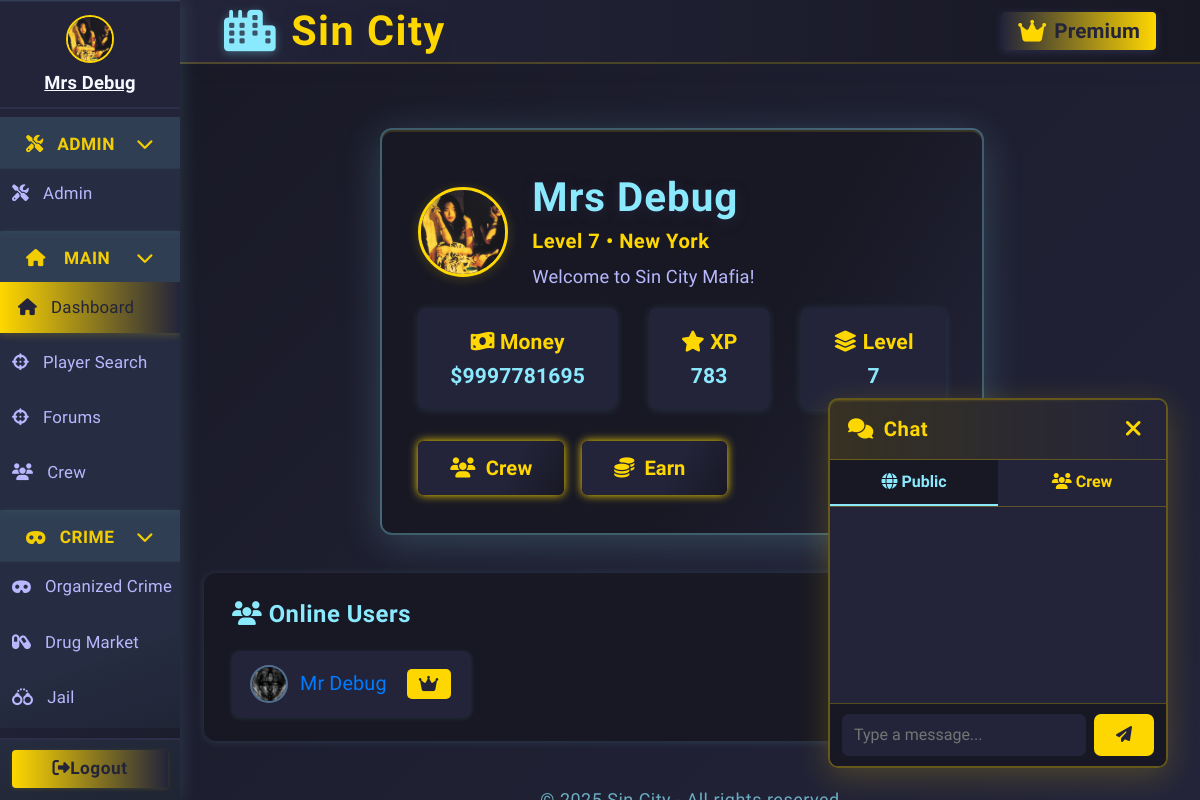
The page /dashboard (signed in) on the database its author committed.
### app.py (models this page shows, shortened)
class Character(db.Model):
    __tablename__ = 'character'
    id = db.Column(db.Integer, primary_key=True)
    user_id = db.Column(db.Integer, db.ForeignKey('user.id'), nullable=True)
    user = db.relationship('User', backref='linked_character', foreign_keys=[user_id])
    name = db.Column(db.String(64), unique=True, nullable=False)
    health = db.Column(db.Integer, default=100)
    money = db.Column(db.Integer, default=250)
    level = db.Column(db.Integer, default=1)
    xp = db.Column(db.Integer, default=0)
    last_crime_time = db.Column(db.DateTime, nullable=True)
    last_travel_time = db.Column(db.DateTime, nullable=True)
    city = db.Column(db.String(64), default="New York")
    gun_id = db.Column(db.Integer, db.ForeignKey('shop_item.id'))
    gun = db.relationship('ShopItem', foreign_keys=[gun_id])
    in_jail = db.Column(db.Boolean, default=False)
    jail_until = db.Column(db.DateTime, nullable=True)
    crime_group_id = db.Column(db.Integer, db.ForeignKey('organized_crime.id'))
    crime_group = db.relationship("OrganizedCrime", back_populates="members", foreign_keys=[crime_group_id])
    master_id = db.Column(db.Integer, db.ForeignKey('user.id'))
    equipped_gun_id = db.Column(db.Integer, db.ForeignKey('gun.id'), nullable=True)
    equipped_gun = db.relationship('Gun', foreign_keys=[equipped_gun_id])
    earn_streak = db.Column(db.Integer, default=0)
    last_earned = db.Column(db.DateTime, nullable=True)
    is_alive = db.Column(db.Boolean, default=True)
    profile_image = db.Column(db.String(255), nullable=True)
    crew = db.Column(db.Integer, db.ForeignKey('crew.id'), nullable=True)
    crew_id = db.Column(db.Integer, db.ForeignKey('crew.id'))
    linked_user = db.relationship('User', foreign_keys=[user_id], overlaps="linked_character,linked_characters,user")
    crew = db.relationship('Crew', backref='characters')

### app.py (the view)
@app.route('/dashboard')
@login_required
def dashboard():
    online_timeout = datetime.utcnow() - timedelta(minutes=5)
    online_users = User.query.filter(User.last_seen >= online_timeout).all()
    online_characters = []
    for user in online_users:
        char = Character.query.filter_by(master_id=user.id, is_alive=True).first()
        if char:
            online_characters.append(char)
    npcs = Character.query.filter_by(master_id=0, is_alive=True).all()
    character = Character.query.filter_by(master_id=current_user.id, is_alive=True).first()
    return render_template('dashboard.html',
                           online_users=online_characters,  # now a list of Character objects
                           npcs=npcs,
                           character=character)

### templates/dashboard.html (shortened to what this page needs)
{% extends "base.html" %}
{% block content %}
<div class="dashboard-hero">
    <div class="dashboard-hero-header">
        {% if current_character.profile_image %}
            <img src="{{ url_for('static', filename=current_character.profile_image) if not current_character.profile_image.startswith('http') else current_character.profile_image }}" class="dashboard-avatar" alt="avatar">
        {% else %}
            <span class="dashboard-avatar"><i class="fas fa-user"></i></span>
        {% endif %}
        <div class="dashboard-hero-info">
            <a href="{{ url_for('profile_by_id', char_id=character.id) }}">
                <h1>{{ current_character.name }}</h1>
            </a>
            <div class="hero-meta">
                Level {{ current_character.level }} &bull; {{ current_character.city }}
            </div>
            <div style="color:#b8b8ff;font-size:1em;margin-top:6px;">
                Welcome to Sin City Mafia!
            </div>
        </div>
    </div>
    <div class="dashboard-stats">
        <div class="dashboard-stat">
            <span class="stat-label"><i class="fas fa-money-bill-wave"></i> Money</span>
            $<span id="money">{{ current_character.money }}</span>
        </div>
        <div class="dashboard-stat">
            <span class="stat-label"><i class="fa fa-star"></i> XP</span>
            <span id="xp">{{ current_character.xp }}</span>
        </div>
        <div class="dashboard-stat">
            <span class="stat-label"><i class="fas fa-layer-group"></i> Level</span>
            <span id="level">{{ current_character.level }}</span>
        </div>
    </div>
    <div class="dashboard-actions">
        {% if current_character.crew_id %}
            <a href="{{ url_for('crew_page', crew_id=current_character.crew_id) }}" class="btn">
                <i class="fas fa-users"></i> Crew
            </a>
        {% else %}
            <a href="{{ url_for('create_crew') }}" class="btn"><i class="fas fa-plus"></i> Create Crew</a>
            <a href="{{ url_for('join_crew') }}" class="btn"><i class="fas fa-sign-in-alt"></i> Join Crew</a>
        {% endif %}
        <form action="{{ url_for('earn') }}" method="post" style="display:inline;">
            <button id="earn-btn" class="btn" type="submit">
                <i class="fas fa-coins"></i> Earn
            </button>
        </form>
    </div>
</div>
<div class="dashboard-section">
    <div class="dashboard-section-title"><i class="fas fa-users"></i> Online Users</div>
    <ul class="dashboard-users-list">
        {% for char in online_users %}
        <li class="dashboard-user-card">
            {% if char.profile_image %}
                <img src="{{ url_for('static', filename=char.profile_image) if not char.profile_image.startswith('http') else char.profile_image }}" class="dashboard-user-avatar" alt="avatar">
            {% else %}
                <span class="dashboard-user-avatar"><i class="fas fa-user"></i></span>
            {% endif %}
            <a href="{{ url_for('profile_by_id', char_id=char.id) }}">{{ char.name }}</a>
            {% if user.premium and user.premium_until and user.premium_until > now() %}
                <span class="badge-premium"><i class="fas fa-crown"></i></span>
            {% endif %}
        </li>
        {% endfor %}
    </ul>
</div>
{% endblock %}

### templates/base.html (shortened to what this page needs)
<!DOCTYPE html>
<html lang="en">
<head>
  <link rel="stylesheet" href="https://cdn.jsdelivr.net/npm/bootstrap@4.6.2/dist/css/bootstrap.min.css">
  <link rel="stylesheet" href="https://cdnjs.cloudflare.com/ajax/libs/font-awesome/6.4.2/css/all.min.css">
</head>
<body class="fade-in">
  <div class="layout-root fade-in">
    <div class="sidebar {% if request.endpoint in ['login', 'register'] %}d-none{% endif %}">
      <nav class="sidebar">
        {% if current_user.is_authenticated %}
          <div class="sidebar-user">
            {% set character = current_character %}
                {% if character and character.profile_image %}
                  <img
                    src="{{ url_for('static', filename=character.profile_image) if not character.profile_image.startswith('http') else character.profile_image }}"
                    class="crew-avatar"
                    alt="avatar"
                    style="width:48px;height:48px;border-radius:50%;margin-bottom:6px;border:2px solid #ffd700;object-fit:cover;"
                  >
                {% else %}
                  <i id="char-name" class="fas fa-user-circle"></i>
                {% endif %}
                {% if character %}
                  <a href="{{ url_for('profile_by_id', char_id=character.id) }}" style="color:inherit; text-decoration: underline;">
                    <strong>{{ character.name }}</strong>
                  </a>
                {% else %}
                  <span><strong>No character</strong></span>
                {% endif %}
          </div>
        {% endif %}
        <div class="sidebar-nav">
          {% if current_user.is_authenticated and current_user.is_admin %}
          <div class="sidebar-category">
            <div class="sidebar-category-title collapsible" onclick="toggleSidebarCategory(this)">
              <i class="fas fa-tools"></i> Admin
              <span class="collapse-arrow"><i class="fas fa-chevron-down"></i></span>
            </div>
            <div class="sidebar-subnav">
              <a href="{{ url_for('admin.admin_dashboard') }}" class="{% if request.endpoint == 'admin.index' %}active{% endif %}">
                <i class="fas fa-tools"></i> <span>Admin</span>
              </a>
            </div>
          </div>
          {% endif %}
          <div class="sidebar-category">
            <div class="sidebar-category-title collapsible" onclick="toggleSidebarCategory(this)">
              <i class="fas fa-home"></i> Main
              <span class="collapse-arrow"><i class="fas fa-chevron-down"></i></span>
            </div>
            <div class="sidebar-subnav">
              <a href="{{ url_for('dashboard') }}" class="{% if request.endpoint == 'dashboard' %}active{% endif %}">
                <i class="fas fa-home"></i> <span>Dashboard</span>
              </a>
              <a href="{{ url_for('player_search') }}" class="{% if request.endpoint == 'player_search' %}active{% endif %}">
                <i class="fas fa-crosshairs"></i> <span>Player Search</span>
              </a>
              <a href="{{ url_for('forums') }}" class="{% if request.endpoint == 'forums' %}active{% endif %}">
                <i class="fas fa-crosshairs"></i> <span>Forums</span>
              </a>
              {% if current_user.is_authenticated and current_character and current_character.crew_id %}
              <a href="{{ url_for('crew_page', crew_id=current_character.crew_id) }}" class="{% if request.endpoint == 'crew_page' %}active{% endif %}">
                <i class="fas fa-users"></i> <span>Crew</span>
              </a>
              {% endif %}
            </div>
          </div>
          <div class="sidebar-category">
            <div class="sidebar-category-title collapsible" onclick="toggleSidebarCategory(this)">
              <i class="fas fa-mask"></i> Crime
              <span class="collapse-arrow"><i class="fas fa-chevron-down"></i></span>
            </div>
            <div class="sidebar-subnav">
              <a href="{{ url_for('create_crime') }}" class="{% if request.endpoint == 'create_crime' %}active{% endif %}">
                <i class="fas fa-mask"></i> <span>Organized Crime</span>
              </a>
              <a href="{{ url_for('drug_dashboard') }}" class="{% if request.endpoint == 'drug_dashboard' %}active{% endif %}">
                <i class="fas fa-capsules"></i> <span>Drug Market</span>
              </a>
              <a href="{{ url_for('jail') }}" class="{% if request.endpoint == 'jail' %}active{% endif %}">
                <i class="fas fa-handcuffs"></i> <span>Jail</span>
              </a>
              <a href="{{ url_for('travel') }}" class="{% if request.endpoint == 'travel' %}active{% endif %}">
              </a>
            </div>
          </div>
        </div>
        <div class="sidebar-footer">
          {% if current_user.is_authenticated %}
          <a href="{{ url_for('logout') }}" class="btn"><i id="fas-fa" class="fas fa-sign-out-alt"></i><span>Logout</span> </a>
          {% endif %}
        </div>
      </nav>
    </div>
    <div class="main-area">
      <header class="topbar">
        <span class="topbar-title">
          <i class="fas fa-city"></i> {% block topbar_title %}Sin City{% endblock %}
        </span>
        <div class="topbar-actions">
          {% block topbar_actions %}
          {% if current_user.is_authenticated and not current_user.premium %}
          <form action="{{ url_for('upgrade') }}" method="post" class="d-inline">
            <button type="submit" class="btn">
              <i class="fas fa-star"></i> Upgrade
            </button>
          </form>
          {% elif current_user.is_authenticated and current_user.premium %}
          <span class="badge">
            <i class="fas fa-crown"></i> Premium
          </span>
          {% endif %}
          {% endblock %}
        </div>
      </header>
      <main class="content-area">
        {% block content %}{% endblock %}
      </main>
      <footer>
      </footer>
    </div>
    {% if current_user.is_authenticated %}
    <div id="floating-chat">
      <div class="chat-header">
        <span class="chat-title"><i class="fas fa-comments"></i> Chat</span>
        <button type="button" class="chat-close" onclick="toggleChat()" title="Close chat">
          <i class="fas fa-times"></i>
        </button>
      </div>
      <div class="chat-tabs">
        <button type="button" id="tab-public" class="chat-tab active-tab" onclick="switchTab('public')">
          <i class="fas fa-globe"></i> Public
        </button>
        <button type="button" id="tab-crew" class="chat-tab" onclick="switchTab('crew')">
          <i class="fas fa-users"></i> Crew
        </button>
      </div>
      <div id="chat-messages" class="chat-messages"></div>
      <form id="chat-form" autocomplete="off">
        <input type="text" id="chat-input" placeholder="Type a message..." maxlength="250" />
        <button type="submit" id="chat-submit"><i class="fas fa-paper-plane"></i></button>
      </form>
    </div>
    {% endif %}
  </div>
</body>
</html>

### rows shown on the page
Character: profile_image (picture), name "Mrs Debug", level "7", city "New York", money "9997781695", xp "783"
Character: profile_image (picture), name "Mr Debug"
